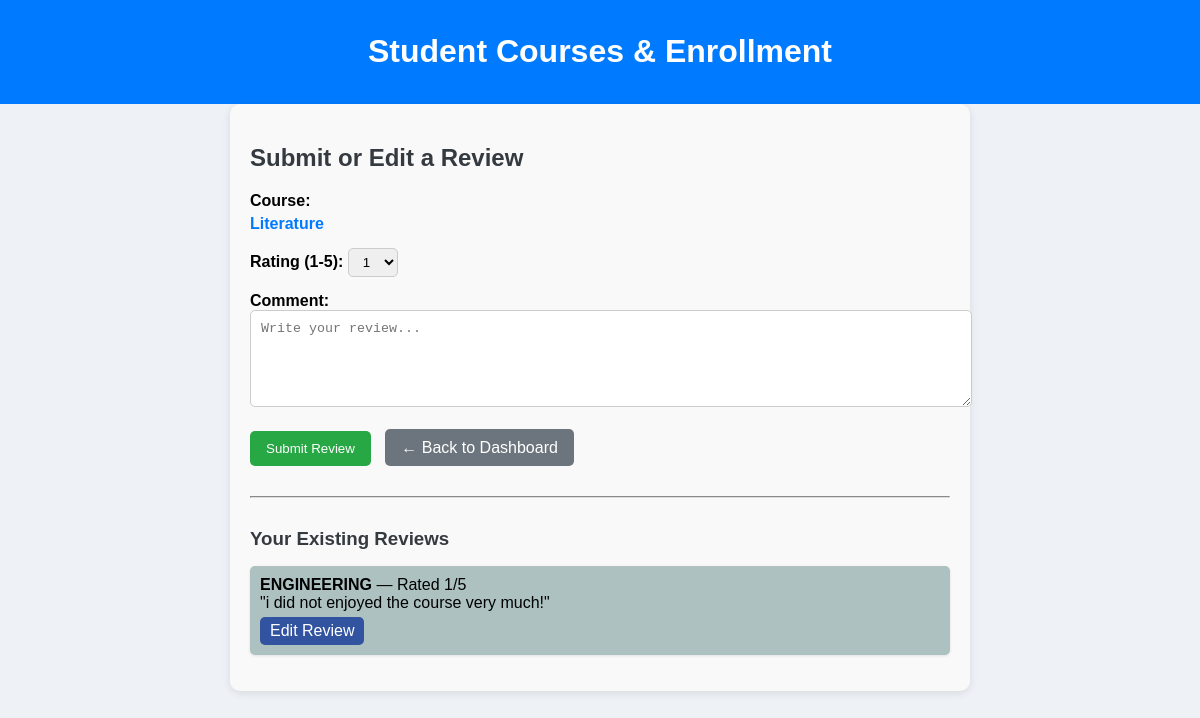
The page /reports/reports/courses/17/add_review (signed in) on the database its author committed.
### reports/models.py (models this page shows, shortened)
class Course(models.Model):
    name = models.CharField(max_length=200)
    code = models.CharField(max_length=200)
    credit_units = models.IntegerField()
    lecturer = models.CharField(max_length=200)
    students = models.ManyToManyField(Student, related_name='courses', blank=True)

class CourseReview (models.Model):
    course = models.ForeignKey(Course, on_delete=models.CASCADE, related_name='reviews')
    student = models.ForeignKey(Student, on_delete=models.CASCADE)
    rating = models.IntegerField(choices=[(i, str(i)) for i in range(1, 6)])
    comment = models.TextField(blank=True)

### reports/views.py (the view, shortened to what this page needs)
# urls.py: path('<int:course_id>/', views.add_review, name='add_review'),
@login_required
def add_review(request, course_id):
    student = get_object_or_404(Student, user=request.user)
    course = get_object_or_404(Course, id=course_id)
    enrolled_courses = student.courses.all()
    reviews = CourseReview.objects.filter(student=student)
    return render(request, 'reports/add_review.html', {
        'student': student,
        'enrolled_courses': enrolled_courses,
        'reviews': reviews,
        'selected_course': course
    })

### reports/templates/reports/add_review.html (shortened to what this page needs)
{% extends "reports/base.html" %}
{% block content %}
<div style="max-width:700px; margin:auto; padding:20px; background:#f9f9f9; border-radius:10px; box-shadow:0 2px 8px rgba(0,0,0,0.1);">
    <h2 style="color:#343a40; margin-bottom:20px;">Submit or Edit a Review</h2>
    <form method="post">
        <div style="margin-bottom:15px;">
            <label style="font-weight:bold;">Course:</label>
            <p style="font-weight:bold; color:#007bff; margin:5px 0;">{{ selected_course.name }}</p>
        </div>
        <div style="margin-bottom:15px;">
            <label style="font-weight:bold;">Rating (1-5):</label>
            <select name="rating" required style="padding:5px 10px; border-radius:5px; border:1px solid #ccc;">
                {% for i in "12345" %}
                    <option value="{{ i }}">{{ i }}</option>
                {% endfor %}
            </select>
        </div>
        <div style="margin-bottom:20px;">
            <label style="font-weight:bold;">Comment:</label><br>
            <textarea name="comment" rows="5" cols="50" placeholder="Write your review..." required
                      style="width:100%; padding:10px; border-radius:5px; border:1px solid #ccc; resize:vertical;"></textarea>
        </div>
        <div style="margin-bottom:20px;">
            <button type="submit"
                    style="background:#28a745; color:white; padding:10px 16px; border:none; border-radius:5px; cursor:pointer; margin-right:10px;">
                Submit Review
            </button>
            <a href="{% url 'student_detail' student.id %}"
               style="background:#6c757d; color:white; padding:10px 16px; border-radius:5px; text-decoration:none;">
               ← Back to Dashboard
            </a>
        </div>
    </form>
    <hr style="margin:30px 0; border-color:#ddd;">
    <h3 style="color:#343a40; margin-bottom:15px;">Your Existing Reviews</h3>
    {% if reviews %}
    <ul style="list-style:none; padding-left:0;">
        {% for review in reviews %}
        <li style="margin-bottom:15px; padding:10px; background:#adc1c1; border-radius:5px; box-shadow:0 1px 3px rgba(0,0,0,0.1);">
            <strong>{{ review.course.name }}</strong> — Rated {{ review.rating }}/5
            <br>"{{ review.comment }}"
            <br>
            <a href="#" onclick="editReview({{ review.course.id }}, {{ review.rating }}, '{{ review.comment|escapejs }}')"
               style="color:white; background:#3153a0; padding:5px 10px; border-radius:5px; text-decoration:none; display:inline-block; margin-top:5px;">
               Edit Review
            </a>
        </li>
        {% endfor %}
    </ul>
    {% else %}
    <p style="color:#6c757d;">You haven’t submitted any reviews yet.</p>
    {% endif %}
</div>
{% endblock %}

### reports/templates/reports/base.html (style rules this page uses)
body { font-family: Arial, sans-serif; background-color: #eef1f5; margin: 0; padding: 0; }

### rows shown on the page
Course: name "Literature"
CourseReview: course.name "ENGINEERING", rating "1", comment "i did not enjoyed the course very much!"

### other values the page prints
form field rating "1"
